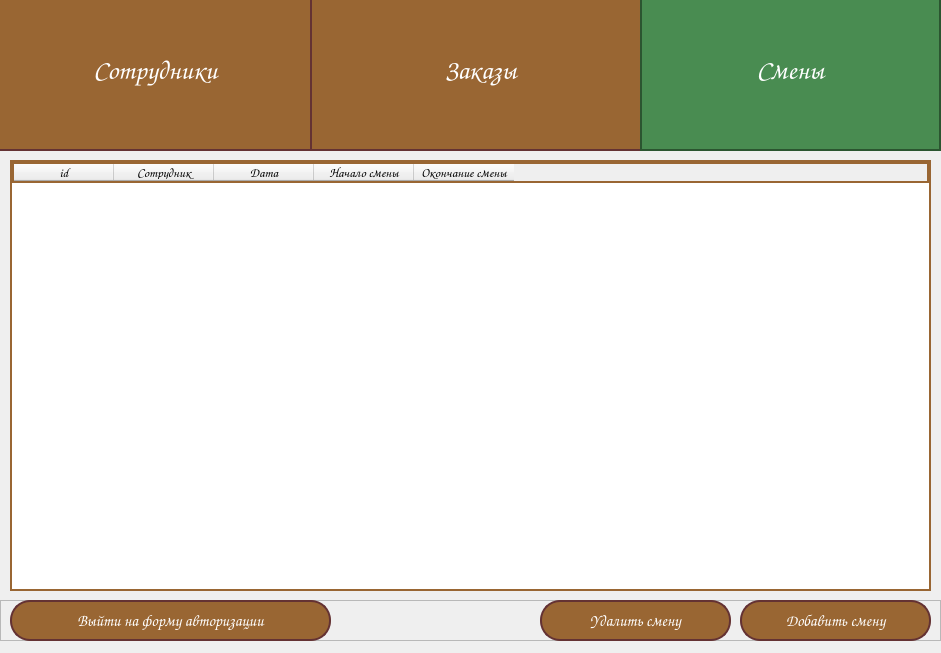
<?xml version="1.0" encoding="UTF-8"?>
<ui version="4.0">
 <class>vs_admin</class>
 <widget class="QMainWindow" name="vs_admin">
  <property name="geometry">
   <rect>
    <x>0</x>
    <y>0</y>
    <width>941</width>
    <height>653</height>
   </rect>
  </property>
  <property name="font">
   <font>
    <family>Comic Sans MS</family>
    <pointsize>8</pointsize>
   </font>
  </property>
  <property name="windowTitle">
   <string>Панель администратора. Смены.</string>
  </property>
  <property name="windowIcon">
   <iconset resource="../../../static/resource.qrc">
    <normaloff>:/img/img/Logotip.png</normaloff>:/img/img/Logotip.png</iconset>
  </property>
  <widget class="QWidget" name="centralwidget">
   <widget class="QWidget" name="widget" native="true">
    <property name="geometry">
     <rect>
      <x>0</x>
      <y>0</y>
      <width>941</width>
      <height>151</height>
     </rect>
    </property>
    <widget class="QPushButton" name="btn_order_empl">
     <property name="geometry">
      <rect>
       <x>-10</x>
       <y>-10</y>
       <width>331</width>
       <height>161</height>
      </rect>
     </property>
     <property name="font">
      <font>
       <pointsize>20</pointsize>
       <weight>75</weight>
       <bold>true</bold>
      </font>
     </property>
     <property name="styleSheet">
      <string notr="true">QPushButton {
    background-color: rgba(153, 102, 51);
    border: 2px solid rgba(100, 50, 51);
    color: white;
    font-weight: bold;
    font-size: 20pt;
}
QPushButton:hover {
    background-color: rgba(73, 140, 81);
}
QPushButton:pressed {
    background-color: rgba(73, 140, 81);
}
</string>
     </property>
     <property name="text">
      <string>Сотрудники</string>
     </property>
    </widget>
    <widget class="QPushButton" name="btn_order_sm">
     <property name="geometry">
      <rect>
       <x>310</x>
       <y>-10</y>
       <width>341</width>
       <height>161</height>
      </rect>
     </property>
     <property name="font">
      <font>
       <pointsize>20</pointsize>
       <weight>75</weight>
       <bold>true</bold>
      </font>
     </property>
     <property name="styleSheet">
      <string notr="true">QPushButton {
    background-color: rgba(153, 102, 51);
    border: 2px solid rgba(100, 50, 51);
    color: white;
    font-weight: bold;
    font-size: 20pt;
}
QPushButton:hover {
    background-color: rgba(73, 140, 81);
}
QPushButton:pressed {
    background-color: rgba(73, 140, 81);
}
</string>
     </property>
     <property name="text">
      <string>Заказы</string>
     </property>
    </widget>
    <widget class="QPushButton" name="pushButton_3">
     <property name="geometry">
      <rect>
       <x>640</x>
       <y>-10</y>
       <width>301</width>
       <height>161</height>
      </rect>
     </property>
     <property name="font">
      <font>
       <pointsize>20</pointsize>
       <weight>75</weight>
       <bold>true</bold>
      </font>
     </property>
     <property name="styleSheet">
      <string notr="true">QPushButton {
    background-color: rgba(73, 140, 81);
    border: 2px solid rgba(43, 85, 48);
    color: white;
    font-weight: bold;
    font-size: 20pt;
}
</string>
     </property>
     <property name="text">
      <string>Смены</string>
     </property>
    </widget>
   </widget>
   <widget class="QWidget" name="widget_2" native="true">
    <property name="geometry">
     <rect>
      <x>0</x>
      <y>160</y>
      <width>941</width>
      <height>491</height>
     </rect>
    </property>
    <widget class="QTableWidget" name="table_smene">
     <property name="geometry">
      <rect>
       <x>10</x>
       <y>0</y>
       <width>921</width>
       <height>431</height>
      </rect>
     </property>
     <property name="font">
      <font>
       <family>Comic Sans MS</family>
       <pointsize>10</pointsize>
       <weight>50</weight>
       <bold>false</bold>
      </font>
     </property>
     <property name="styleSheet">
      <string notr="true">border: 2px solid rgb(153, 102, 51);</string>
     </property>
     <property name="editTriggers">
      <set>QAbstractItemView::NoEditTriggers</set>
     </property>
     <column>
      <property name="text">
       <string>id</string>
      </property>
     </column>
     <column>
      <property name="text">
       <string>Сотрудник</string>
      </property>
     </column>
     <column>
      <property name="text">
       <string>Дата</string>
      </property>
     </column>
     <column>
      <property name="text">
       <string>Начало смены</string>
      </property>
     </column>
     <column>
      <property name="text">
       <string>Окончание смены</string>
      </property>
     </column>
    </widget>
    <widget class="QFrame" name="frame">
     <property name="geometry">
      <rect>
       <x>0</x>
       <y>440</y>
       <width>941</width>
       <height>41</height>
      </rect>
     </property>
     <property name="frameShape">
      <enum>QFrame::StyledPanel</enum>
     </property>
     <property name="frameShadow">
      <enum>QFrame::Raised</enum>
     </property>
     <widget class="QPushButton" name="btn_auth">
      <property name="geometry">
       <rect>
        <x>10</x>
        <y>0</y>
        <width>321</width>
        <height>41</height>
       </rect>
      </property>
      <property name="font">
       <font>
        <family>Comic Sans MS</family>
        <pointsize>12</pointsize>
        <weight>75</weight>
        <bold>true</bold>
       </font>
      </property>
      <property name="styleSheet">
       <string notr="true">QPushButton {
    background-color: rgba(153, 102, 51);
    border: 2px solid rgba(100, 50, 51);
    border-radius: 20px;
    color: white;
    font-weight: bold;
    font-size: 12pt;
}
QPushButton:hover {
    background-color: rgba(73, 140, 81);
}
QPushButton:pressed {
    background-color: rgba(73, 140, 81);
}
</string>
      </property>
      <property name="text">
       <string>Выйти на форму авторизации</string>
      </property>
      <property name="autoDefault">
       <bool>false</bool>
      </property>
     </widget>
     <widget class="QPushButton" name="btn_delete_sm">
      <property name="geometry">
       <rect>
        <x>540</x>
        <y>0</y>
        <width>191</width>
        <height>41</height>
       </rect>
      </property>
      <property name="font">
       <font>
        <family>Comic Sans MS</family>
        <pointsize>12</pointsize>
        <weight>75</weight>
        <bold>true</bold>
       </font>
      </property>
      <property name="styleSheet">
       <string notr="true">QPushButton {
    background-color: rgba(153, 102, 51);
    border: 2px solid rgba(100, 50, 51);
    border-radius: 20px;
    color: white;
    font-weight: bold;
    font-size: 12pt;
}
QPushButton:hover {
    background-color: rgba(73, 140, 81);
}
QPushButton:pressed {
    background-color: rgba(73, 140, 81);
}
</string>
      </property>
      <property name="text">
       <string>Удалить смену</string>
      </property>
      <property name="autoDefault">
       <bool>false</bool>
      </property>
     </widget>
     <widget class="QPushButton" name="btn_add_sm">
      <property name="geometry">
       <rect>
        <x>740</x>
        <y>0</y>
        <width>191</width>
        <height>41</height>
       </rect>
      </property>
      <property name="font">
       <font>
        <family>Comic Sans MS</family>
        <pointsize>12</pointsize>
        <weight>75</weight>
        <bold>true</bold>
       </font>
      </property>
      <property name="styleSheet">
       <string notr="true">QPushButton {
    background-color: rgba(153, 102, 51);
    border: 2px solid rgba(100, 50, 51);
    border-radius: 20px;
    color: white;
    font-weight: bold;
    font-size: 12pt;
}
QPushButton:hover {
    background-color: rgba(73, 140, 81);
}
QPushButton:pressed {
    background-color: rgba(73, 140, 81);
}
</string>
      </property>
      <property name="text">
       <string>Добавить смену</string>
      </property>
      <property name="autoDefault">
       <bool>false</bool>
      </property>
     </widget>
    </widget>
   </widget>
  </widget>
 </widget>
 <resources>
  <include location="../../../static/resource.qrc"/>
 </resources>
 <connections/>
</ui>
